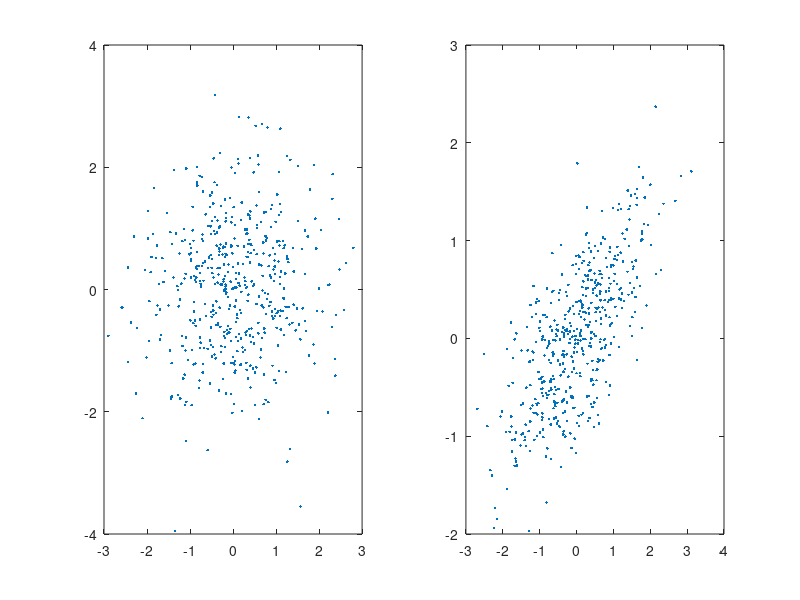
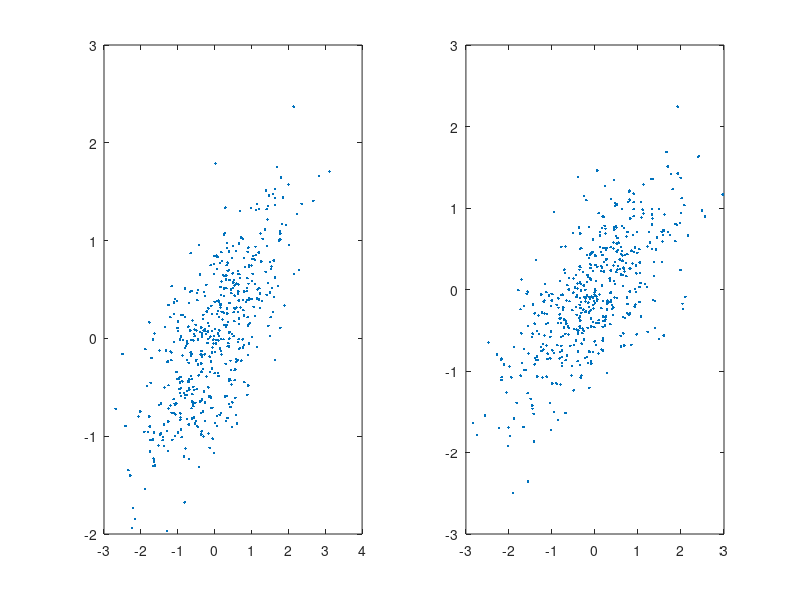
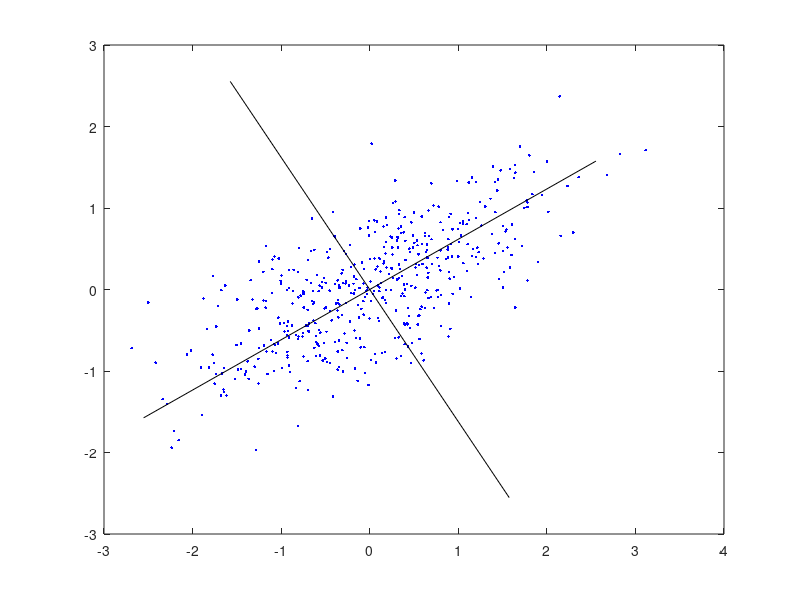
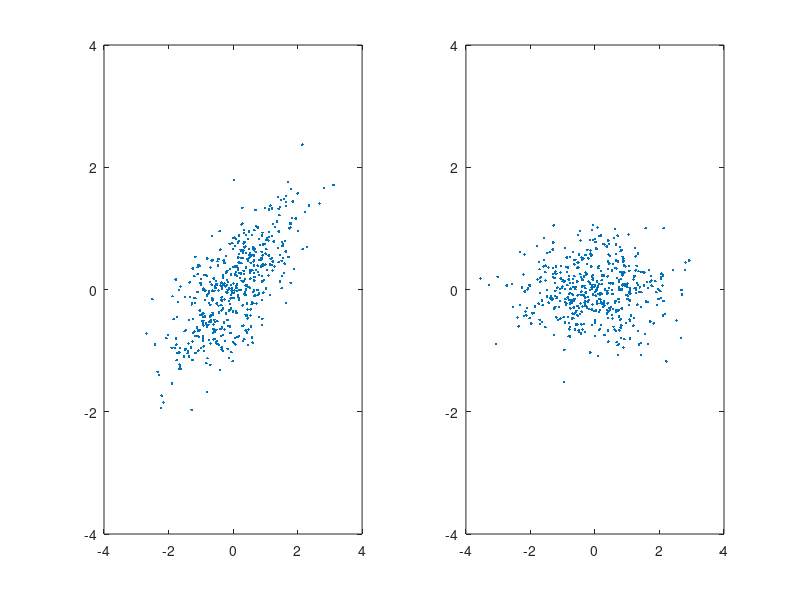

These charts were generated, in order, by the following MATLAB code:
% ------------------------------------------------------------------------------
% FEDERAL UNIVERSITY OF UBERLANDIA
% Faculty of Electrical Engineering
% Biomedical Engineering Lab
% ------------------------------------------------------------------------------
% Author: Italo Gustavo Sampaio Fernandes
% Contact: italogsfernandes@gmail.com
% Git: www.github.com/italogfernandes
% ------------------------------------------------------------------------------
% Decription:

% ------------------------------------------------------------------------------
%% 19.2.1 Covariance Matrices
% ------------------------------------------------------------------------------
%%
n = 500; %n 5 number of datapoints
a(:,1) = normrnd(0,1,n,1); %n random Gaussian values with mean 0, std. dev. 1
a(:,2) = normrnd(0,1,n,1); %Repeat for the 2nd dimension.
b(:,1) = normrnd(0,1,n,1); %n random Gaussian values with mean 0, std. dev. 1
%For b, the 2nd dimension is correlated with the 1st
b(:,2) = b(:,1)*0.5 + 0.5*normrnd(0,1,n,1);

%%
figure()
subplot(1,2,1)
plot(a(:,1),a(:,2),'.')
subplot(1,2,2)
plot(b(:,1),b(:,2),'.')

%%
var(a(:,1))
%Compute sample variance of 1st dim of "a"
c = a(:,1)-mean(a(:,1)); %Subtract mean from 1st dim of "a"
c'*c/(n-1)
%Compute sample variance of 1st dim of "a"
%Note the apostrophe denoting transpose(c)

%%
cov(a)
%Compute the covariance matrix for "a"
c = a-repmat(mean(a),n,1); %Subtract the mean from "a"
c'*c/(n-1)
%Compute the covariance matrix for "a"

%%
sigma = cov(b)
%Compute the covariance matrix of b
%Generate new zero-mean noise with the same covariance matrix
b2 = mvnrnd([0 0],sigma,n);

%%
figure()
subplot(1,2,1)
plot(b(:,1),b(:,2),'.')
subplot(1,2,2)
plot(b2(:,1),b2(:,2),'.')

% ------------------------------------------------------------------------------
%% 19.2.2 Principal Components
% ------------------------------------------------------------------------------

%%
[V, D] = eig(sigma) %V = eigenvectors, D = eigenvalues for covariance matrix sigma

%%
figure()
plot(b(:,1),b(:,2),'b.'); hold on
%Plot correlated noise
plot(3*[-V(1,1) V(1,1)],3*[-V(1,2) V(1,2)],'k') %Plot axis in direction of 1st eigenvector
plot(3*[-V(2,1) V(2,1)],3*[-V(2,2) V(2,2)],'k') %Plot axis in direction of 2nd eigenvector

%%
V2(:,1) = V(:,2); %Place the 1st principal component in the 1st row
V2(:,2) = V(:,1); %Place the 2nd principal component in the 2nd row
newB = b*V2; %Project data on PC coordinates

%%
figure()
subplot(1,2,1)
plot(b(:,1),b(:,2),'.')
axis([-4,4,-4,4])
subplot(1,2,2)
plot(newB(:,1),newB(:,2),'.')
axis([-4,4,-4,4])

%%
[coeff,score,latent] = princomp(b); %Compute principal components of data in b

%%
figure()
subplot(1,2,1)
plot(b(:,1),b(:,2),'.')
axis([-4,4,-4,4])
subplot(1,2,2)
plot(score(:,1),score(:,2),'.')
axis([-4,4,-4,4])




